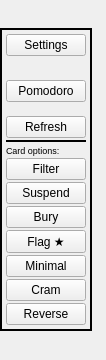
<?xml version="1.0" encoding="UTF-8"?>
<ui version="4.0">
 <class>settingsMenu</class>
 <widget class="QWidget" name="settingsMenu">
  <property name="geometry">
   <rect>
    <x>0</x>
    <y>0</y>
    <width>106</width>
    <height>360</height>
   </rect>
  </property>
  <property name="sizePolicy">
   <sizepolicy hsizetype="Fixed" vsizetype="Fixed">
    <horstretch>0</horstretch>
    <verstretch>0</verstretch>
   </sizepolicy>
  </property>
  <property name="windowTitle">
   <string>Form</string>
  </property>
  <layout class="QVBoxLayout" name="verticalLayout">
   <property name="spacing">
    <number>0</number>
   </property>
   <property name="leftMargin">
    <number>0</number>
   </property>
   <property name="topMargin">
    <number>0</number>
   </property>
   <property name="rightMargin">
    <number>0</number>
   </property>
   <property name="bottomMargin">
    <number>0</number>
   </property>
   <item>
    <widget class="QFrame" name="frame">
     <property name="sizePolicy">
      <sizepolicy hsizetype="Fixed" vsizetype="Fixed">
       <horstretch>0</horstretch>
       <verstretch>0</verstretch>
      </sizepolicy>
     </property>
     <property name="frameShape">
      <enum>QFrame::Box</enum>
     </property>
     <property name="frameShadow">
      <enum>QFrame::Plain</enum>
     </property>
     <property name="lineWidth">
      <number>2</number>
     </property>
     <layout class="QVBoxLayout" name="verticalLayout_2">
      <property name="spacing">
       <number>2</number>
      </property>
      <property name="leftMargin">
       <number>4</number>
      </property>
      <property name="topMargin">
       <number>4</number>
      </property>
      <property name="rightMargin">
       <number>4</number>
      </property>
      <property name="bottomMargin">
       <number>4</number>
      </property>
      <item>
       <widget class="QPushButton" name="settingsButton">
        <property name="text">
         <string>Settings</string>
        </property>
        <property name="icon">
         <iconset resource="../../Resources/sanki.qrc">
          <normaloff>:/icons/settings.png</normaloff>:/icons/settings.png</iconset>
        </property>
       </widget>
      </item>
      <item>
       <layout class="QHBoxLayout" name="horizontalLayout">
        <property name="spacing">
         <number>1</number>
        </property>
        <item>
         <widget class="QLabel" name="batteryIcon">
          <property name="text">
           <string/>
          </property>
         </widget>
        </item>
        <item>
         <widget class="QLabel" name="batteryLabel">
          <property name="font">
           <font>
            <pointsize>7</pointsize>
           </font>
          </property>
          <property name="text">
           <string/>
          </property>
         </widget>
        </item>
        <item>
         <spacer name="horizontalSpacer">
          <property name="orientation">
           <enum>Qt::Horizontal</enum>
          </property>
          <property name="sizeType">
           <enum>QSizePolicy::Preferred</enum>
          </property>
          <property name="sizeHint" stdset="0">
           <size>
            <width>40</width>
            <height>20</height>
           </size>
          </property>
         </spacer>
        </item>
        <item>
         <widget class="QLabel" name="brightnessIcon">
          <property name="text">
           <string/>
          </property>
         </widget>
        </item>
        <item>
         <widget class="QLabel" name="brightnessLabel">
          <property name="sizePolicy">
           <sizepolicy hsizetype="Preferred" vsizetype="Preferred">
            <horstretch>0</horstretch>
            <verstretch>0</verstretch>
           </sizepolicy>
          </property>
          <property name="font">
           <font>
            <pointsize>7</pointsize>
           </font>
          </property>
          <property name="text">
           <string/>
          </property>
         </widget>
        </item>
       </layout>
      </item>
      <item>
       <widget class="QPushButton" name="pomodoroButton">
        <property name="text">
         <string>Pomodoro</string>
        </property>
        <property name="icon">
         <iconset resource="../../Resources/sanki.qrc">
          <normaloff>:/icons/timer.svg</normaloff>:/icons/timer.svg</iconset>
        </property>
       </widget>
      </item>
      <item>
       <widget class="QLabel" name="pomodoroLabel">
        <property name="sizePolicy">
         <sizepolicy hsizetype="Minimum" vsizetype="Fixed">
          <horstretch>0</horstretch>
          <verstretch>0</verstretch>
         </sizepolicy>
        </property>
        <property name="font">
         <font>
          <pointsize>7</pointsize>
         </font>
        </property>
        <property name="text">
         <string/>
        </property>
       </widget>
      </item>
      <item>
       <widget class="QPushButton" name="refreshButton">
        <property name="text">
         <string>Refresh</string>
        </property>
        <property name="icon">
         <iconset resource="../../Resources/sanki.qrc">
          <normaloff>:/icons/refresh_window.png</normaloff>:/icons/refresh_window.png</iconset>
        </property>
       </widget>
      </item>
      <item>
       <layout class="QVBoxLayout" name="playLayout">
        <property name="spacing">
         <number>2</number>
        </property>
        <item>
         <widget class="Line" name="line">
          <property name="frameShadow">
           <enum>QFrame::Plain</enum>
          </property>
          <property name="lineWidth">
           <number>2</number>
          </property>
          <property name="orientation">
           <enum>Qt::Horizontal</enum>
          </property>
         </widget>
        </item>
        <item>
         <widget class="QLabel" name="cardLabel">
          <property name="font">
           <font>
            <pointsize>7</pointsize>
           </font>
          </property>
          <property name="text">
           <string>Card options:</string>
          </property>
         </widget>
        </item>
        <item>
         <widget class="QPushButton" name="filterButton">
          <property name="text">
           <string>Filter</string>
          </property>
         </widget>
        </item>
        <item>
         <widget class="QPushButton" name="suspendButton">
          <property name="text">
           <string>Suspend</string>
          </property>
         </widget>
        </item>
        <item>
         <widget class="QPushButton" name="buryButton">
          <property name="text">
           <string>Bury</string>
          </property>
         </widget>
        </item>
        <item>
         <widget class="QPushButton" name="flagButton">
          <property name="text">
           <string>Flag ★</string>
          </property>
         </widget>
        </item>
        <item>
         <widget class="QPushButton" name="minimalButton">
          <property name="text">
           <string>Minimal</string>
          </property>
         </widget>
        </item>
        <item>
         <widget class="QPushButton" name="cramButton">
          <property name="text">
           <string>Cram</string>
          </property>
         </widget>
        </item>
        <item>
          <widget class="QPushButton" name="reverseButton">
          <property name="text">
           <string>Reverse</string>
          </property>
          <property name="icon">
           <iconset resource="../../Resources/sanki.qrc">
            <normaloff>:/icons/rotation.png</normaloff>:/icons/rotation.png</iconset>
          </property>
          <property name="default">
           <bool>false</bool>
          </property>
         </widget>
        </item>
       </layout>
      </item>
     </layout>
    </widget>
   </item>
  </layout>
 </widget>
 <resources>
  <include location="../../Resources/sanki.qrc"/>
 </resources>
 <connections/>
</ui>
